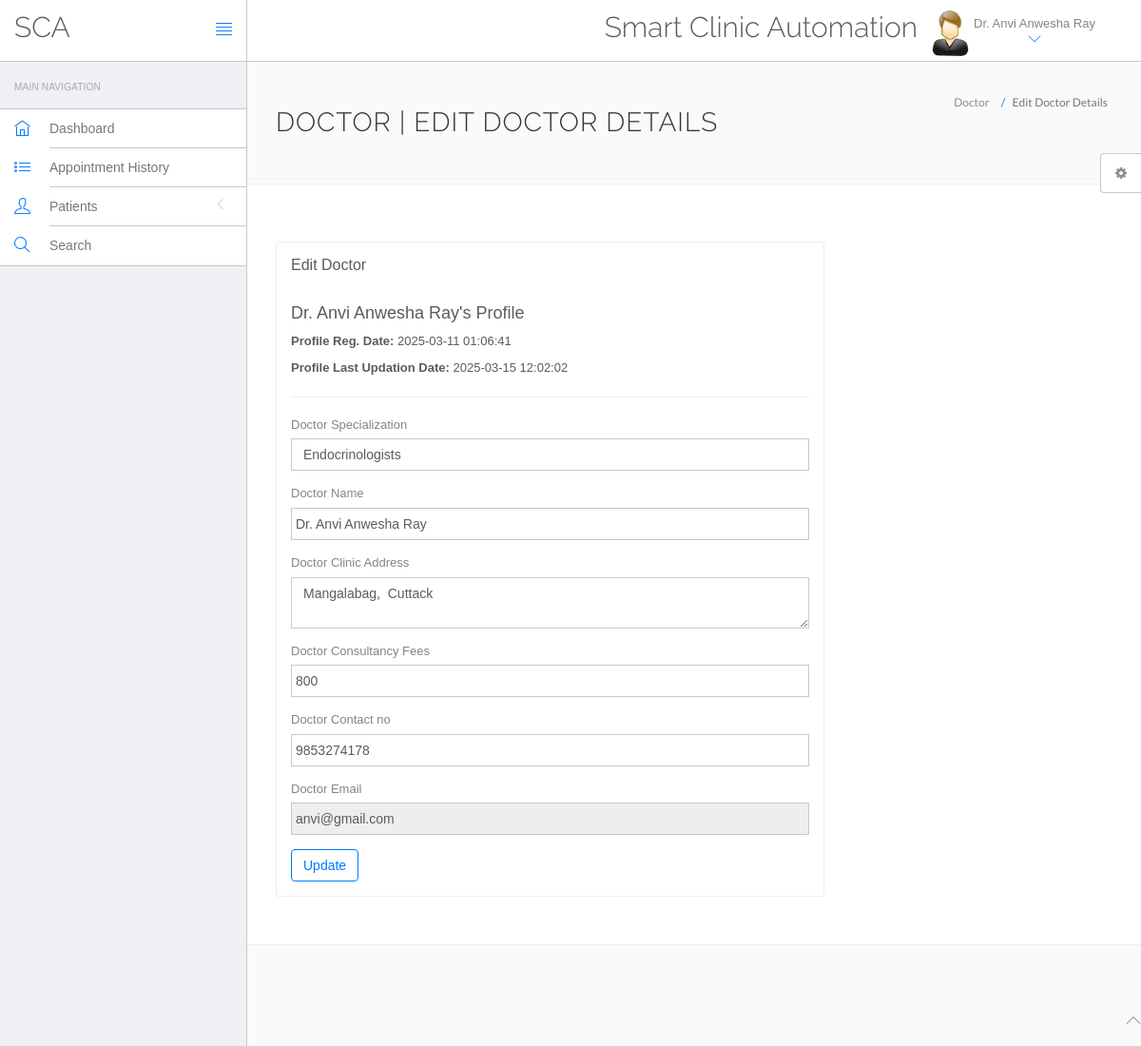
The app's page /hms/doctor/edit-profile.php (signed in) with its own data.
### tables this page shows
CREATE TABLE `doctors` (
  `id` int(11) NOT NULL,
  `specilization` varchar(255) DEFAULT NULL,
  `doctorName` varchar(255) DEFAULT NULL,
  `address` longtext DEFAULT NULL,
  `docFees` varchar(255) DEFAULT NULL,
  `contactno` bigint(11) DEFAULT NULL,
  `docEmail` varchar(255) DEFAULT NULL,
  `password` varchar(255) DEFAULT NULL,
  `creationDate` timestamp NULL DEFAULT current_timestamp(),
  `updationDate` timestamp NULL DEFAULT NULL ON UPDATE current_timestamp()
);

### hms/doctor/edit-profile.php (the view, shortened to what this page needs)
<?php
include('include/config.php');
if(strlen($_SESSION['id']==0)) {
 header('location:logout.php');
  } else{
?>
<!DOCTYPE html>
<html lang="en">
	<head>
		<link rel="stylesheet" href="vendor/bootstrap/css/bootstrap.min.css">
		<link rel="stylesheet" href="vendor/fontawesome/css/font-awesome.min.css">
		<link rel="stylesheet" href="vendor/themify-icons/themify-icons.min.css">
		<link href="vendor/animate.css/animate.min.css" rel="stylesheet" media="screen">
		<link href="vendor/perfect-scrollbar/perfect-scrollbar.min.css" rel="stylesheet" media="screen">
		<link href="vendor/switchery/switchery.min.css" rel="stylesheet" media="screen">
		<link href="vendor/bootstrap-touchspin/jquery.bootstrap-touchspin.min.css" rel="stylesheet" media="screen">
		<link href="vendor/select2/select2.min.css" rel="stylesheet" media="screen">
		<link href="vendor/bootstrap-datepicker/bootstrap-datepicker3.standalone.min.css" rel="stylesheet" media="screen">
		<link href="vendor/bootstrap-timepicker/bootstrap-timepicker.min.css" rel="stylesheet" media="screen">
		<link rel="stylesheet" href="assets/css/styles.css">
		<link rel="stylesheet" href="assets/css/plugins.css">
		<link rel="stylesheet" href="assets/css/themes/theme-1.css" id="skin_color" />
	</head>
	<body>
		<div id="app">
<?php include('include/sidebar.php');?>
			<div class="app-content">
				<?php include('include/header.php');?>
				<div class="main-content" >
					<div class="wrap-content container" id="container">
						<section id="page-title">
							<div class="row">
								<div class="col-sm-8">
									<h1 class="mainTitle">Doctor | Edit Doctor Details</h1>
																	</div>
								<ol class="breadcrumb">
									<li>
										<span>Doctor</span>
									</li>
									<li class="active">
										<span>Edit Doctor Details</span>
									</li>
								</ol>
							</div>
						</section>
						<div class="container-fluid container-fullw bg-white">
							<div class="row">
								<div class="col-md-12">
									<div class="row margin-top-30">
										<div class="col-lg-8 col-md-12">
											<div class="panel panel-white">
												<div class="panel-heading">
													<h5 class="panel-title">Edit Doctor</h5>
												</div>
												<div class="panel-body">
									<?php
$did=$_SESSION['dlogin'];
$sql=mysqli_query($con,"select * from doctors where docEmail='$did'");
while($data=mysqli_fetch_array($sql))
{
?>
<h4><?php echo htmlentities($data['doctorName']);?>'s Profile</h4>
<p><b>Profile Reg. Date: </b><?php echo htmlentities($data['creationDate']);?></p>
<?php if($data['updationDate']){?>
<p><b>Profile Last Updation Date: </b><?php echo htmlentities($data['updationDate']);?></p>
<?php } ?>
<hr />
													<form role="form" name="adddoc" method="post" onSubmit="return valid();">
														<div class="form-group">
															<label for="DoctorSpecialization">
																Doctor Specialization
															</label>
							<select name="Doctorspecialization" class="form-control" required="required">
					<option value="<?php echo htmlentities($data['specilization']);?>">
					<?php echo htmlentities($data['specilization']);?></option>
															</select>
														</div>
<div class="form-group">
															<label for="doctorname">
																 Doctor Name
															</label>
	<input type="text" name="docname" class="form-control" value="<?php echo htmlentities($data['doctorName']);?>" >
														</div>
<div class="form-group">
															<label for="address">
																 Doctor Clinic Address
															</label>
					<textarea name="clinicaddress" class="form-control"><?php echo htmlentities($data['address']);?></textarea>
														</div>
<div class="form-group">
															<label for="fess">
																 Doctor Consultancy Fees
															</label>
		<input type="text" name="docfees" class="form-control" required="required"  value="<?php echo htmlentities($data['docFees']);?>" >
														</div>
<div class="form-group">
									<label for="fess">
																 Doctor Contact no
															</label>
					<input type="text" name="doccontact" class="form-control" required="required"  value="<?php echo htmlentities($data['contactno']);?>">
														</div>
<div class="form-group">
									<label for="fess">
																 Doctor Email
															</label>
					<input type="email" name="docemail" class="form-control"  readonly="readonly"  value="<?php echo htmlentities($data['docEmail']);?>">
														</div>
														<?php } ?>
														<button type="submit" name="submit" class="btn btn-o btn-primary">
															Update
														</button>
													</form>
												</div>
											</div>
										</div>
											</div>
										</div>
								</div>
					</div>
				</div>
			</div>
	<?php include('include/footer.php');?>
	<?php include('include/setting.php');?>
		</div>
	</body>
</html>
<?php } ?>

### hms/doctor/include/header.php (shortened to what this page needs)
<header class="navbar navbar-default navbar-static-top">
					<div class="navbar-header">
						<a class="navbar-brand" href="#">
							<h2 style="padding-top:20% ">SCA</h2>
						</a>
						<a href="#" class="sidebar-toggler pull-right visible-md visible-lg" data-toggle-class="app-sidebar-closed" data-toggle-target="#app">
							<i class="ti-align-justify"></i>
						</a>
					</div>
					<div class="navbar-collapse collapse">
						<ul class="nav navbar-right">
								<li  style="padding-top:2% ">
								<h2>Smart Clinic Automation</h2>
							</li>
							<li class="dropdown current-user">
								<a href class="dropdown-toggle" data-toggle="dropdown">
									<img src="assets/images/images.jpg" > <span class="username">
									<?php $query=mysqli_query($con,"select doctorName from doctors where id='".$_SESSION['id']."'");
while($row=mysqli_fetch_array($query))
{
	echo $row['doctorName'];
}
									?> <i class="ti-angle-down"></i></i></span>
								</a>
							</li>
						</ul>
					</div>
				</header>

### hms/doctor/assets/css/themes/theme-1.css (style rules this page uses)
body { background: #FAFAFA; }
header .navbar-header { background: #ffffff !important; border-right-color: #c8c7cc !important; border-bottom-color: #c8c7cc !important; }
header .navbar-header .sidebar-toggler, header .navbar-header .sidebar-mobile-toggler { color: #007aff !important; }
header .navbar-header .navbar-brand { color: #777 !important; }
header .navbar-collapse { background: #ffffff !important; border-bottom-color: #c8c7cc !important; box-shadow: none !important; }
header .navbar-collapse .navbar-right > li > a { color: #777; }
header .navbar-collapse .navbar-right > li > a i { color: #007aff !important; }

### records on screen
doctors: doctorName "Dr. Anvi Anwesha Ray", creationDate "2025-03-11 01:06:41", updationDate "2025-03-15 12:02:02", Doctorspecialization "Endocrinologists", docname "Dr. Anvi Anwesha Ray", clinicaddress "Mangalabag, Cuttack", docfees "800", doccontact "9853274178", docemail "anvi@gmail.com"
